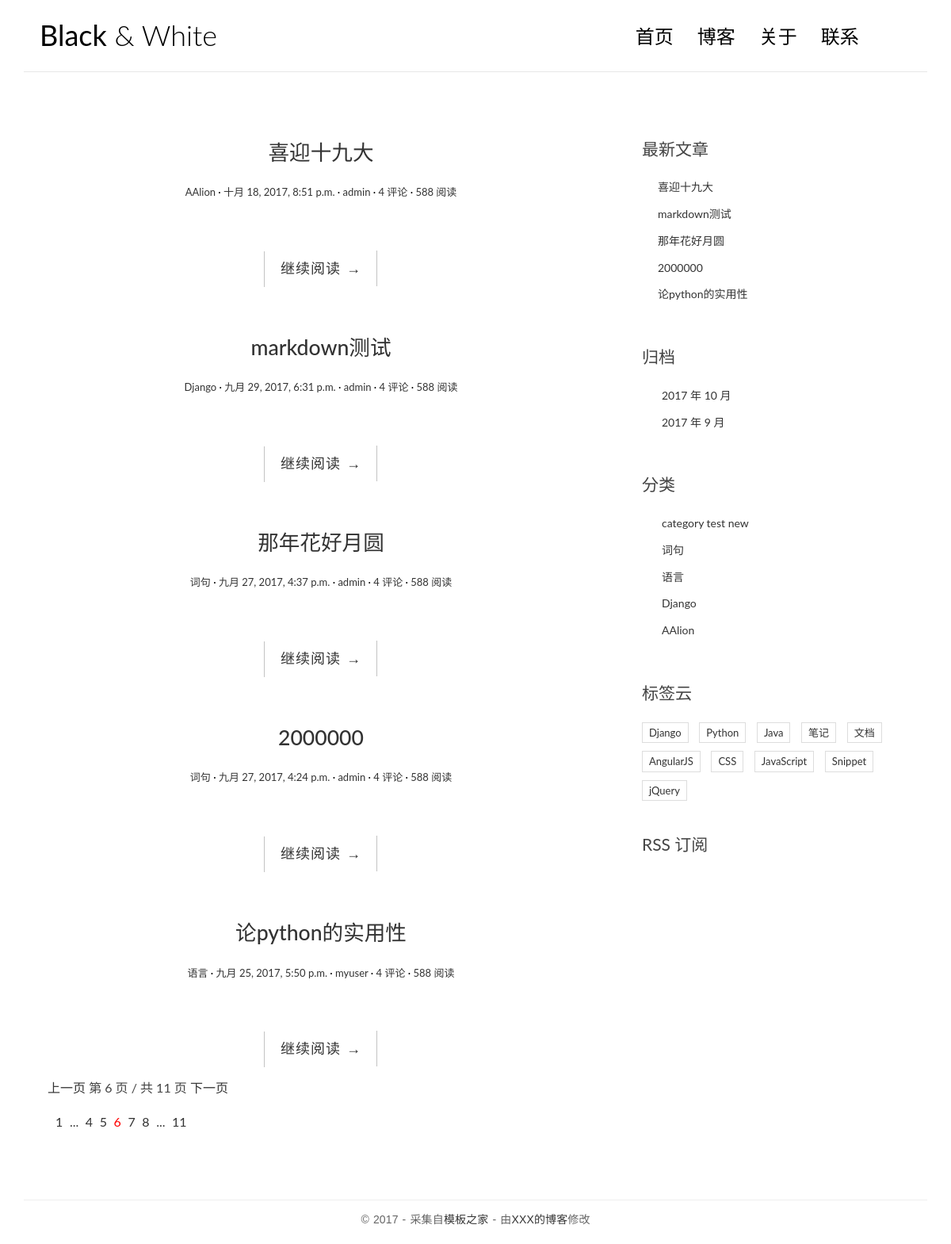
The page / on the database its author committed.
### blog/models.py (models this page shows, shortened)
class Post(models.Model):
    title = models.CharField(max_length=70)
    body = models.TextField()
    created_time = models.DateTimeField()
    modified_time = models.DateTimeField()
    excerpt = models.CharField(max_length=200, blank=True)
    category = models.ForeignKey(Category)
    tags = models.ManyToManyField(Tag, blank=True)
    author = models.ForeignKey(User)
    def get_absolute_url(self):
        return reverse('blog:detail', kwargs={'pk': self.pk})

class Category(models.Model):
    name = models.CharField(max_length=100)

### blog/views.py (the view)
# urls.py: url(r'^$', views.index, name='index'),
def index(request):
    post_list = Post.objects.all().order_by('-created_time')
    return render(request, 'blog/index.html', context={
        'post_list': post_list, })

### blog/templatetags/blog_tags.py (called while the page is built)
@register.simple_tag
def get_recent_posts(num=5):
    return Post.objects.all().order_by('-created_time')[:num]

@register.simple_tag
def archives():
    return Post.objects.dates('created_time', 'month', order='DESC')

@register.simple_tag
def get_categories():
    return Category.objects.all()

### templates/blog/index.html (shortened to what this page needs)
{% extends 'base.html' %}
{% load staticfiles %}
            {% block main %}
                {% for post in post_list %}
                <article class="post post-{{ post.pk }}">
                    <header class="entry-header">
                        <h1 class="entry-title">
                            <a href="{{ post.get_absolute_url }}">{{ post.title }}</a>
                        </h1>
                        <div class="entry-meta">
                            <span class="post-category"><a href="#">{{ post.category.name }}</a></span>
                            <span class="post-date"><a href="#"><time class="entry-date"
                                                                      datetime="{{ post.created_time }}">{{ post.created_time }}</time></a></span>
                            <span class="post-author"><a href="#">{{ post.author }}</a></span>
                            <span class="comments-link"><a href="#">4 评论</a></span>
                            <span class="views-count"><a href="#">588 阅读</a></span>
                        </div>
                    </header>
                    <div class="entry-content clearfix">
                        <div class="read-more cl-effect-14">
                            <a href="{{ post.get_absolute_url }}" class="more-link">继续阅读 <span class="meta-nav">→</span></a>
                        </div>
                    </div>
                </article>
                {% empty %}
                <div class="no-post">暂时还没有发布文章~</div>
                {% endfor %}
                <div class="pagination-simple">
                    <a href="#">上一页</a>
                    <span class="current">第 6 页 / 共 11 页</span>
                    <a href="#">下一页</a>
                </div>
                <div class="pagination">
                    <ul>
                        <li><a href="">1</a></li>
                        <li><a href="">...</a></li>
                        <li><a href="">4</a></li>
                        <li><a href="">5</a></li>
                        <li class="current"><a href="">6</a></li>
                        <li><a href="">7</a></li>
                        <li><a href="">8</a></li>
                        <li><a href="">...</a></li>
                        <li><a href="">11</a></li>
                    </ul>
                </div>
            {% endblock main %}

### templates/base.html (shortened to what this page needs)
{% load staticfiles %}
{% load blog_tags %}
<!DOCTYPE html>
<html>
<head>
    <link rel="stylesheet" href="http://code.ionicframework.com/ionicons/2.0.1/css/ionicons.min.css">
    <link rel="stylesheet" href="{% static 'blog/css/bootstrap.min.css' %}">
    <link rel="stylesheet" href="{% static 'blog/css/pace.css' %}">
    <link rel="stylesheet" href="{% static 'blog/css/custom.css' %}">
    <link rel="stylesheet" href="{% static 'blog/css/highlights/github.css' %}">
</head>
<body>
<div class="container">
    <header id="site-header">
        <div class="row">
            <div class="col-md-4 col-sm-5 col-xs-8">
                <div class="logo">
                    <h1><a href="index.html"><b>Black</b> &amp; White</a></h1>
                </div>
            </div>
            <div class="col-md-8 col-sm-7 col-xs-4">
                <nav class="main-nav" role="navigation">
                    <div class="collapse navbar-collapse" id="bs-example-navbar-collapse-1">
                        <ul class="nav navbar-nav navbar-right">
                            <li class="cl-effect-11"><a href="index.html" data-hover="首页">首页</a></li>
                            <li class="cl-effect-11"><a href="full-width.html" data-hover="博客">博客</a></li>
                            <li class="cl-effect-11"><a href="about.html" data-hover="关于">关于</a></li>
                            <li class="cl-effect-11"><a href="contact.html" data-hover="联系">联系</a></li>
                        </ul>
                    </div>
                </nav>
            </div>
        </div>
    </header>
</div>
<div class="content-body">
    <div class="container">
        <div class="row">
            <main class="col-md-8">
                {% block main %}
                {% endblock main %}
            </main>
            <aside class="col-md-4">
                <div class="widget widget-recent-posts">
                    <h3 class="widget-title">最新文章</h3>
                    {% get_recent_posts as recent_post_list %}
                    <ul>
                        {% for post in recent_post_list %}
                        <li>
                            <a href="{{ post.get_absolute_url }}">{{ post.title }}</a>
                        </li>
                        {% empty %}
                        暂无文章~
                        {% endfor %}
                    </ul>
                </div>
                <div class="widget widget-archives">
                    <h3 class="widget-title">归档</h3>
                    {% archives as date_list %}
                    <ul>
                        {% for date in date_list %}
                        <li>
                          <a href="{% url 'blog:archives' date.year date.month %}">
                            {{ date.year }} 年 {{ date.month }} 月
                          </a>
                        </li>
                        {% endfor %}
                    </ul>
                </div>
                <div class="widget widget-category">
                    <h3 class="widget-title">分类</h3>
                    {% get_categories as category_list %}
                    <ul>
                        {% for category in category_list %}
                        <li>
                            <a href="{% url 'blog:category' category.pk %}">{{ category.name }}</a>
                        </li>
                        {% endfor %}
                    </ul>
                </div>
                <div class="widget widget-tag-cloud">
                    <h3 class="widget-title">标签云</h3>
                    <ul>
                        <li>
                            <a href="#">Django</a>
                        </li>
                        <li>
                            <a href="#">Python</a>
                        </li>
                        <li>
                            <a href="#">Java</a>
                        </li>
                        <li>
                            <a href="#">笔记</a>
                        </li>
                        <li>
                            <a href="#">文档</a>
                        </li>
                        <li>
                            <a href="#">AngularJS</a>
                        </li>
                        <li>
                            <a href="#">CSS</a>
                        </li>
                        <li>
                            <a href="#">JavaScript</a>
                        </li>
                        <li>
                            <a href="#">Snippet</a>
                        </li>
                        <li>
                            <a href="#">jQuery</a>
                        </li>
                    </ul>
                </div>
                <div class="rss">
                    <a href=""> RSS 订阅</a>
                </div>
            </aside>
        </div>
    </div>
</div>
<footer id="site-footer">
    <div class="container">
        <div class="row">
            <div class="col-md-12">
                <p class="copyright">&copy 2017 - 采集自<a href="http://www.cssmoban.com/"
                                                        target="_blank" title="模板之家">模板之家</a>
                    - 由<a href="http://zmrenwu.com/" title="网页模板" target="_blank">XXX的博客</a>修改
                </p>
            </div>
        </div>
    </div>
</footer>
</body>
</html>

### blog/static/blog/css/custom.css (style rules this page uses)
* { outline: none; }
h1, h2, h3, h4, h5, h6 { margin-top: 0; }
b { font-weight: 400; }
a { color: #333; }
body { color: #444; font-family: 'Lato', sans-serif; }
p { font-family: 'Ubuntu', sans-serif; font-weight: 400; word-spacing: 1px; letter-spacing: 0.01em; }
#site-header { background-color: #FFF; padding: 25px 20px; margin-bottom: 40px; border-bottom: 1px solid #e7e7e7; }
.logo h1 a { color: #000; }
.logo h1 { margin: 0; font-family: 'Lato', sans-serif; font-weight: 300; }
.main-nav { margin-top: 11px; max-width: 95%; }
.main-nav a { color: #000000 !important; padding: 0 0 5px 0 !important; margin-right: 30px; font-family: 'Lato', sans-serif; font-weight: 300; font-size: 24px; }
.cl-effect-11 a { padding: 10px 0; color: #0972b4; text-shadow: none; }
.cl-effect-11 a::before { position: absolute; top: 0; left: 0; overflow: hidden; padding: 0 0 5px 0 !important; max-width: 0; border-bottom: 1px solid #000; color: #000; content: attr(data-hover); white-space: nowrap; -webkit-transition: max-width 0.5s; -moz-transition: max-width 0.5s; transition: max-width 0.5s; }
.content-body { padding-bottom: 4em; }
.post { background: #fff; padding: 30px 30px 0; }
.entry-title { text-align: center; font-size: 1.9em; margin-bottom: 20px; line-height: 1.6; padding: 10px 20px 0; }
.entry-meta { text-align: center; color: #DDDDDD; font-size: 13px; margin-bottom: 30px; }
.entry-content { font-size: 18px; line-height: 1.9; font-weight: 300; color: #000; }
.post-category::after, .post-date::after, .post-author::after, .comments-link::after { content: ' ·'; color: #000; }
.read-more { font-family: 'Ubuntu', sans-serif; font-weight: 400; word-spacing: 1px; letter-spacing: 0.01em; text-align: center; margin-top: 20px; }
.cl-effect-14 a { padding: 0 20px; height: 45px; line-height: 45px; position: relative; display: inline-block; margin: 15px 25px; letter-spacing: 1px; font-weight: 400; text-shadow: 0 0 1px rgba(255, 255, 255, 0.3); }
.cl-effect-14 a::before, .cl-effect-14 a::after { position: absolute; width: 45px; height: 1px; background: #C3C3C3; content: ''; -webkit-transition: all 0.3s; -moz-transition: all 0.3s; transition: all 0.3s; pointer-events: none; }
.cl-effect-14 a::before { top: 0; left: 0; -webkit-transform: rotate(90deg); -moz-transform: rotate(90deg); transform: rotate(90deg); -webkit-transform-origin: 0 0; -moz-transform-origin: 0 0; transform-origin: 0 0; }
.cl-effect-14 a::after { right: 0; bottom: 0; -webkit-transform: rotate(90deg); -moz-transform: rotate(90deg); transform: rotate(90deg); -webkit-transform-origin: 100% 0; -moz-transform-origin: 100% 0; transform-origin: 100% 0; }
.widget { background: #fff; padding: 30px 0 0; }
.widget-title { font-size: 1.5em; margin-bottom: 20px; line-height: 1.6; padding: 10px 0 0; font-weight: 400; }
.widget-recent-posts ul { padding: 0; margin: 0; padding-left: 20px; }
.widget-recent-posts ul li { list-style-type: none; position: relative; line-height: 170%; margin-bottom: 10px; }
.widget-recent-posts ul li::before { content: '\f3d3'; font-family: "Ionicons"; position: absolute; left: -17px; top: 3px; font-size: 16px; color: #000; }
.widget-archives ul { padding: 0; margin: 0; padding-left: 25px; }
.widget-archives ul li { list-style-type: none; position: relative; line-height: 170%; margin-bottom: 10px; }
.widget-archives ul li::before { content: '\f3f3'; font-family: "Ionicons"; position: absolute; left: -25px; top: 1px; font-size: 16px; color: #000; }
.widget-category ul { padding: 0; margin: 0; padding-left: 25px; }
.widget-category ul li { list-style-type: none; position: relative; line-height: 170%; margin-bottom: 10px; }
.widget-category ul li::before { content: '\f3fe'; font-family: "Ionicons"; position: absolute; left: -25px; top: 1px; font-size: 18px; color: #000; }
.widget-tag-cloud ul { padding: 0; margin: 0; margin-right: -10px; }
.widget-tag-cloud ul li { list-style-type: none; font-size: 13px; display: inline-block; margin-right: 10px; margin-bottom: 10px; padding: 3px 8px; border: 1px solid #ddd; }
.rss { font-size: 21px; margin-top: 30px; }
.rss a { color: #444; }
#site-footer { padding-top: 10px; padding: 0 0 1.5em 0; }
.copyright { text-align: center; padding-top: 1em; margin: 0; border-top: 1px solid #eee; color: #666; }
.pagination-simple { padding-left: 30px; font-size: 16px; }
.pagination ul { list-style: none; }
.pagination ul li { display: inline-block; font-size: 16px; margin-right: 5px; }
.current a { color: red; }

### rows shown on the page
Post: title "喜迎十九大", category.name "AAlion", created_time "十月 18, 2017, 8:51 p.m.", author "admin"
Post: title "markdown测试", category.name "Django", created_time "九月 29, 2017, 6:31 p.m.", author "admin"
Post: title "那年花好月圆", category.name "词句", created_time "九月 27, 2017, 4:37 p.m.", author "admin"
Post: title "2000000", category.name "词句", created_time "九月 27, 2017, 4:24 p.m.", author "admin"
Post: title "论python的实用性", category.name "语言", created_time "九月 25, 2017, 5:50 p.m.", author "myuser"
Category: name "category test new"
Category: name "词句"
Category: name "语言"
Category: name "Django"
Category: name "AAlion"

### other values the page prints
{{ date.year }} "2017" "2017"
{{ date.month }} "10" "9"
